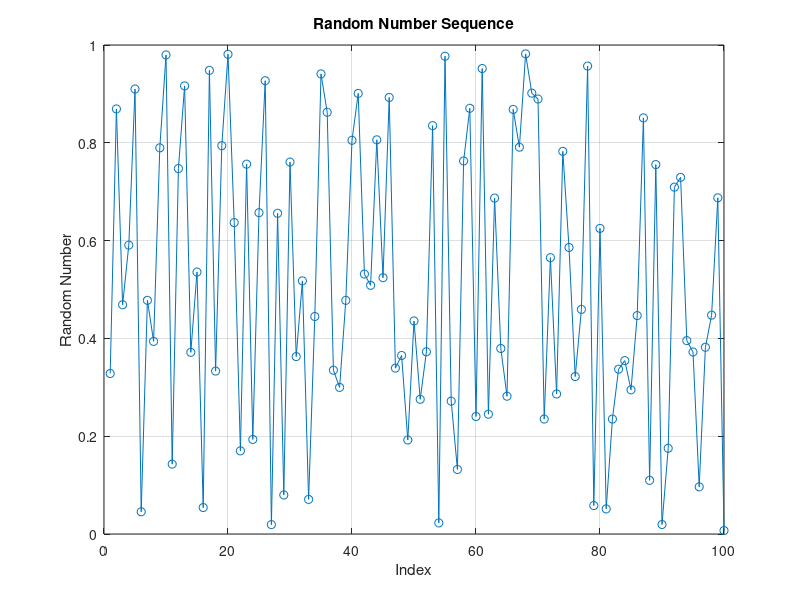

Reproduce this figure in MATLAB.
n = 100;
random_numbers = rand(1, n);

figure;
plot(random_numbers, '-o');
xlabel('Index');
ylabel('Random Number');
title('Random Number Sequence');
grid on;
